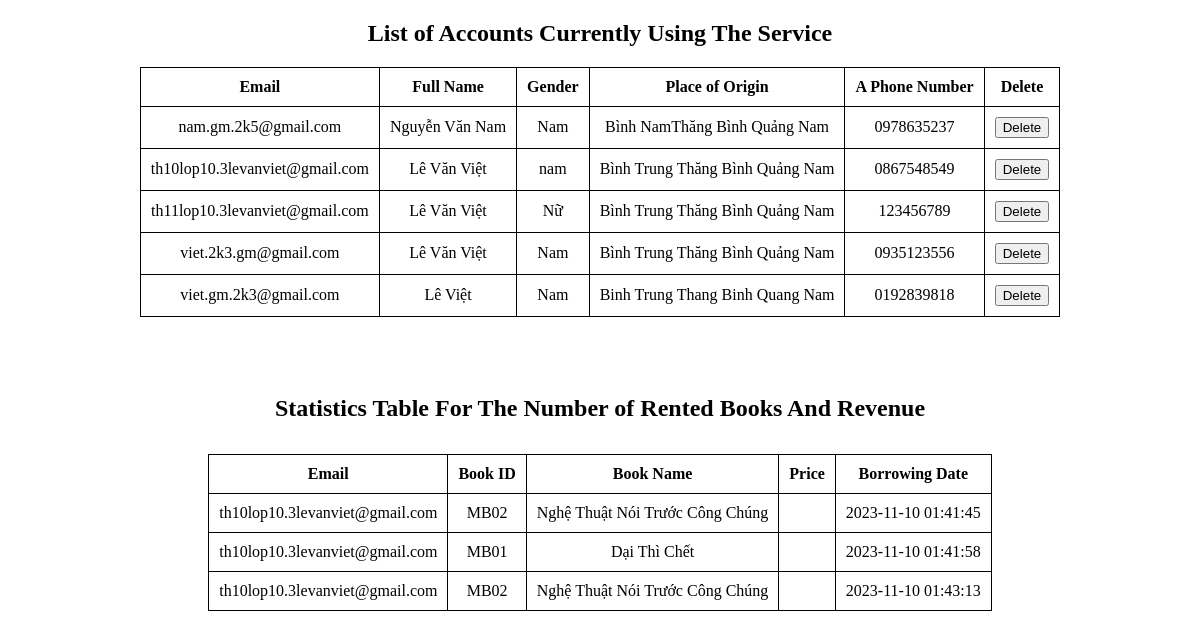
The app's page /PHP/admin/statistical.php, older data.
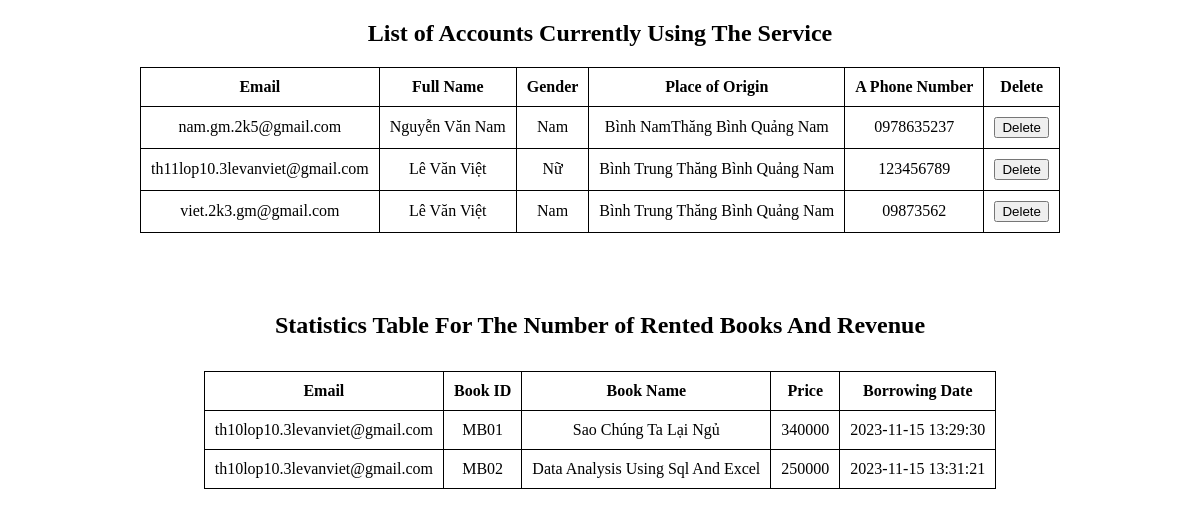
The same page, newer data.
### tables this page shows
CREATE TABLE `users` (
  `Email` varchar(50) NOT NULL,
  `UserName` varchar(100) DEFAULT NULL,
  `Gender` varchar(50) DEFAULT NULL,
  `Passwords` varchar(100) DEFAULT NULL,
  `Place_of_origin` varchar(200) DEFAULT NULL,
  `A_phone_number` varchar(50) DEFAULT NULL,
  `Users_status` varchar(50) NOT NULL
);

CREATE TABLE `library_records` (
  `Id` int(11) NOT NULL,
  `Email` varchar(50) DEFAULT NULL,
  `Book_id` varchar(50) DEFAULT NULL,
  `Price` bigint(20) NOT NULL,
  `Book_borrowed_day` timestamp NULL DEFAULT current_timestamp()
);

CREATE TABLE `book` (
  `Book_id` varchar(50) NOT NULL,
  `Book_name` varchar(500) DEFAULT NULL,
  `File_pdf` varchar(255) NOT NULL,
  `quantity` int(11) NOT NULL,
  `Price` bigint(20) NOT NULL,
  `Genre_id` varchar(50) DEFAULT NULL
);

### PHP/libs/helper.php (called while the page is built, shortened)
<?php
class Database
{
    private static $dsn = 'mysql:host=localhost;dbname=quan_ly_thu_vien';
    private static $username = "root";
    private static $password = "";
    private static $con = null;
    public static function db_connect()
    {
        try {
            if (is_null(self::$con)) {
                self::$con = new PDO(self::$dsn, self::$username, self::$password);
                self::$con->setAttribute(PDO::ATTR_ERRMODE, PDO::ERRMODE_WARNING);
            }
        } catch (PDOException $e) {
            $error_message = $e->getMessage();
            include_once '../errors/database_error.php';
        }
    }
    public static function db_disconnect()
    {
        if (!is_null(self::$con)) {
            self::$con = null;
        }
    }
    public static function db_execute($sql = '')
    {
        if (!is_null(self::$con)) {
            $result = self::$con->prepare($sql);
            $result->execute();
            if ($result->rowCount() > 0) {
                return true;
            }
        }
        return false;
    }
    public static function db_get_list($sql = '')
    {
        if (!is_null(self::$con)) {
            $result = self::$con->prepare($sql);
            $result->execute();
            if ($result->rowCount() > 0) {
                $rows = $result->fetchAll();
                return $rows;
            }
        }
        return false;
    }
}

### PHP/admin/statistical.php (the view, shortened to what this page needs)
<!DOCTYPE html>
<html lang="en">
<head>
</head>
<body>
    <div class="delete_user">
        <h2>List of Accounts Currently Using The Service</h2>
        <?php
        include('../libs/helper.php');
        $sql_select_users = "SELECT Email, UserName, Gender, Place_of_origin, A_phone_number
        FROM users WHERE Users_status = 'Đang hoạt động'";
        if (Database::db_execute($sql_select_users)) {
            echo '<table>';
            echo '<tr>';
            echo '<th>Email</th>';
            echo '<th>Full Name</th>';
            echo '<th>Gender</th>';
            echo '<th>Place of Origin</th>';
            echo '<th>A Phone Number</th>';
            echo '<th>Delete</th>';
            echo '</tr>';
            $users = Database::db_get_list($sql_select_users);
            foreach ($users as $user) {
                echo "<tr>";
                echo "<td>" . $user['Email'] . "</td>";
                echo "<td>" . $user['UserName'] . "</td>";
                echo "<td>" . $user['Gender'] . "</td>";
                echo "<td>" . $user['Place_of_origin'] . "</td>";
                echo "<td>" . $user['A_phone_number'] . "</td>";
                echo "<td>
                <a href='delete.php?email=" . $user['Email'] . "'><button>Delete</button></a>
                </td>";
                echo '</tr>';
            }
            echo '</table>';
        }
        ?>
    </div>
    <div class="uruku">
        <div>
            <h2>Statistics Table For The Number of Rented Books And Revenue</h2>
            <?php
            $sql = "SELECT lr.Email, lr.Book_id, book.Book_name, lr.Price, lr.Book_borrowed_day
                    FROM library_records lr
                    JOIN book ON book.Book_id = lr.Book_id";
            if (Database::db_execute($sql)) {
                echo '<table>';
                echo '<tr>';
                echo '<th>Email</th>';
                echo '<th>Book ID</th>';
                echo '<th>Book Name</th>';
                echo '<th>Price</th>';
                echo '<th>Borrowing Date</th>';
                echo '</tr>';
                $library_records = Database::db_get_list($sql);
                foreach ($library_records as $records) {
                    echo '<tr>';
                    echo '<td>' . $records["Email"] . '</td>';
                    echo '<td>' . $records["Book_id"] . '</td>';
                    echo '<td>' . $records["Book_name"] . '</td>';
                    echo '<td>' . $records["Price"] . '</td>';
                    echo '<td>' . $records["Book_borrowed_day"] . '</td>';
                    echo '</tr>';
                }
                echo '</table>';
            } else {
                echo "Không có dữ liệu trong bảng website.";
            }
            ?>
        </div>
    </div>
</body>
</html>

### PHP/admin/statistical.php (style rules this page uses)
.delete_user h2 { text-align: center; }
.delete_user table, th, td { border: 1px solid black; border-collapse: collapse; padding: 5px; text-align: center; margin: auto; }
.uruku table, th, td { border: 1px solid black; border-collapse: collapse; padding: 10px; text-align: center; }
.uruku { display: flex; justify-content: center; }
.uruku h2 { text-align: center; margin: 10% 0 4% 0; }

Row changes from the older to the newer data that the page shows:
no longer on this page (row edited): users: Email "th10lop10.3levanviet@gmail.com", UserName "Lê Văn Việt", Gender "nam", Place_of_origin "Bình Trung Thăng Bình Quảng Nam", A_phone_number "0867548549"
no longer on this page (row edited): users: Email "viet.gm.2k3@gmail.com", UserName "Lê Việt", Gender "Nam", Place_of_origin "Binh Trung Thang Binh Quang Nam", A_phone_number "0192839818"
removed library_records: Email "th10lop10.3levanviet@gmail.com", Book "MB02", Book.Book_name "Nghệ Thuật Nói Trước Công Chúng", Book_borrowed_day "2023-11-10 01:41:45"
removed library_records: Email "th10lop10.3levanviet@gmail.com", Book "MB01", Book.Book_name "Dại Thì Chết", Book_borrowed_day "2023-11-10 01:41:58"
removed library_records: Email "th10lop10.3levanviet@gmail.com", Book "MB02", Book.Book_name "Nghệ Thuật Nói Trước Công Chúng", Book_borrowed_day "2023-11-10 01:43:13"
changed users "viet.2k3.gm@gmail.com": A_phone_number "0935123556" → "09873562"
added library_records: Email "th10lop10.3levanviet@gmail.com", Book "MB01", Book.Book_name "Sao Chúng Ta Lại Ngủ", Price "340000", Book_borrowed_day "2023-11-15 13:29:30"
added library_records: Email "th10lop10.3levanviet@gmail.com", Book "MB02", Book.Book_name "Data Analysis Using Sql And Excel", Price "250000", Book_borrowed_day "2023-11-15 13:31:21"
